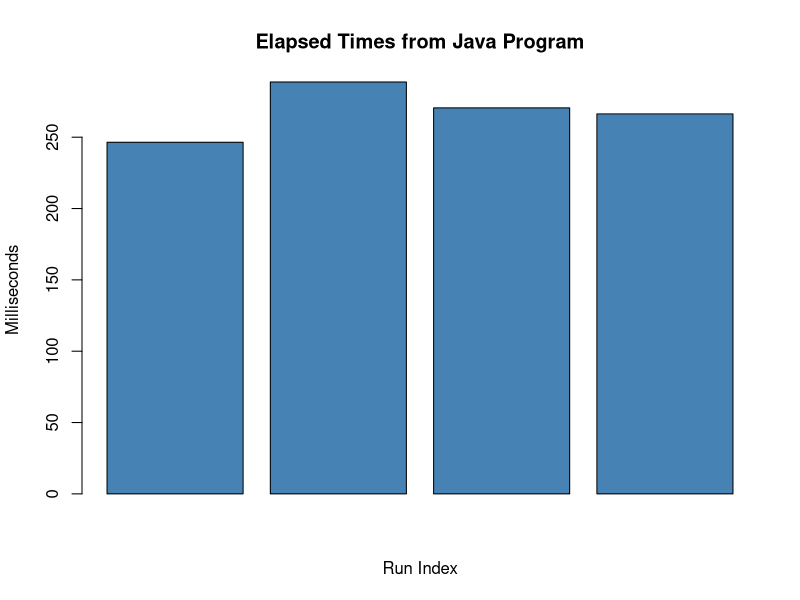

Source code (R):
times <- read.csv("../data/elapsedTimeStats.csv", header = TRUE)
names(times) <- c("Elapsed_ms")

if (!dir.exists("../data")) dir.create("../data")

png("../data/chart.png")

barplot(times$Elapsed_ms,
        main = "Elapsed Times from Java Program", # title
        ylab = "Milliseconds", # label y-axis
        xlab = "Run Index", # label x-axis
        col = "steelblue") # set the fill color of the bars
dev.off()